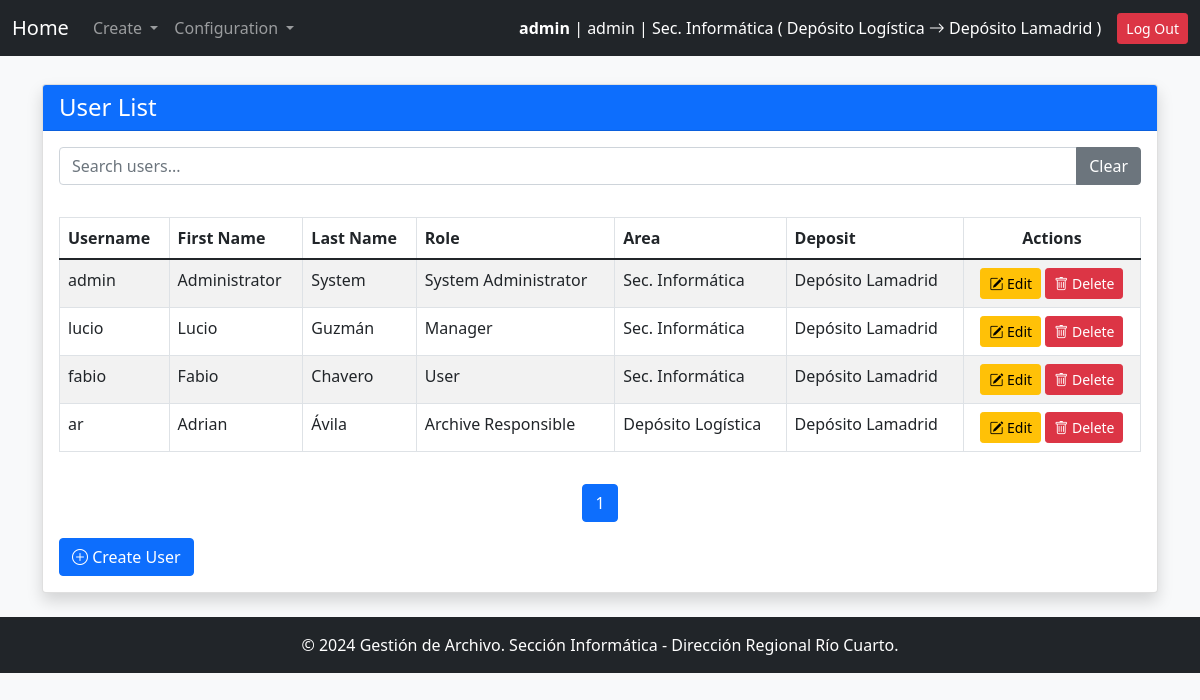
Screenshot of /users/ (signed in) with the database file from the repository.
### gestion_archivo_app/models.py (models this page shows)
class User(AbstractUser):
    ROLE_CHOICES = [
        ('user', 'User'),
        ('manager', 'Manager'),
        ('archive_responsible', 'Archive Responsible'),
        ('admin', 'System Administrator')
    ]
    role = models.CharField(max_length=32, choices=ROLE_CHOICES)
    area = models.ForeignKey('Area', on_delete=models.PROTECT, verbose_name="User Area")
    deposit = models.ForeignKey(
        'Area',
        on_delete=models.PROTECT,
        default=get_default_archive,
        verbose_name="Archive",
        related_name='deposits'
    )
    objects = UserManager()
    USERNAME_FIELD = 'username'
    REQUIRED_FIELDS = ['first_name', 'last_name', 'role']

class Area(models.Model):
    code = models.CharField(max_length=30, unique=True, verbose_name="Area Code")
    name = models.CharField(max_length=100, unique=True, verbose_name="Area Name")
    description = models.TextField(blank=True, null=True, verbose_name="Description")
    is_deposit = models.BooleanField(default=False, verbose_name="Is Deposit")
    def __str__(self):
        return self.name

### gestion_archivo_app/views.py (the view)
# urls.py: path("users/", user_list, name="user_list"),
@login_required
@user_passes_test_with_message(is_admin, "Only the admin can access this page.")
def user_list(request):
    users = User.objects.all()
    return render(request, "user_list.html", {"users": users})

### gestion_archivo_app/context_processors.py (called while the page is built)
def system_config(request):
    try:
        pagination_limit = int(SystemConfigKeyValues.objects.get(key="pagination_limit").value)
    except SystemConfigKeyValues.DoesNotExist:
        pagination_limit = 10  # Valor por defecto
    try:
        default_archive_code = SystemConfigKeyValues.objects.get(key="default_archive_code").value
    except SystemConfigKeyValues.DoesNotExist:
        default_archive_code = "AADE_ARCHIVE"  # Valor por defecto
    try:
        config_name_org = SystemConfigKeyValues.objects.get(key="config_name_org").value
    except SystemConfigKeyValues.DoesNotExist:
        config_name_org = "Define config_name_org"  # Valor por defecto
    return {
        "pagination_limit": pagination_limit,
        "default_archive_code": default_archive_code,
        "config_name_org": config_name_org
    }

def archive_responsible_area(request):
    if request.user.is_authenticated and hasattr(request.user, 'deposit'):
        try:
            archive_responsible = User.objects.filter(
                role='archive_responsible',
                deposit=request.user.deposit
            ).first()
            return {'archive_responsible_area': archive_responsible.area if archive_responsible else None}
        except Exception as e:
            print(f"Error in archive_responsible_area context processor: {e}")
    return {'archive_responsible_area': None}

### gestion_archivo_app/views.py (called while the page is built)
def user_passes_test_with_message(test_func, message="You do not have permission to access this page."):
    def decorator(view_func):
        @wraps(view_func)
        def _wrapped_view(request, *args, **kwargs):
            if test_func(request.user):
                return view_func(request, *args, **kwargs)
            messages.error(request, message)
            return redirect(request.META.get('HTTP_REFERER', '/'))
        return _wrapped_view
    return decorator

def is_admin(user):
    return user.role == 'admin'

### gestion_archivo_app/templates/user_list.html (shortened to what this page needs)
{% extends 'base.html' %}
{% block content %}
<div class="container mt-4">
    <div class="card shadow">
        <div class="card-header bg-primary text-white">
            <h4 class="mb-0">User List</h4>
        </div>
        <div class="card-body">
            <div class="mb-3">
                <div class="input-group">
                    <input type="text" id="searchInputId" class="form-control" placeholder="Search users...">
                    <button type="button" class="btn btn-secondary" onclick="clearSearch()">Clear</button>
                </div>
            </div>
            <div class="table-responsive">
                <table class="table table-bordered table-striped mt-3" id="tableId">
                    <thead >
                        <tr>
                            <th onclick="sortTable(0)">Username </th>
                            <th onclick="sortTable(1)">First Name </th>
                            <th onclick="sortTable(2)">Last Name </th>
                            <th onclick="sortTable(3)">Role </th>
                            <th onclick="sortTable(4)">Area </th>
                            <th onclick="sortTable(5)">Deposit </th>
                            <th class="text-center">Actions</th>
                        </tr>
                    </thead>
                    <tbody id="tableBodyId">
                        {% for user_aux in users %}
                            <tr>
                                <td>{{ user_aux.username }}</td>
                                <td>{{ user_aux.first_name }}</td>
                                <td>{{ user_aux.last_name }}</td>
                                <td>{{ user_aux.get_role_display }}</td>
                                <td>{{ user_aux.area.name }}</td>
                                <td>{{ user_aux.deposit.name }}</td>
                                <td class="text-center">
                                    <a href="{% url 'user_update' user_aux.id %}" class="btn btn-sm btn-warning">
                                        <i class="bi bi-pencil-square"></i> Edit
                                    </a>
                                    <a href="{% url 'user_delete' user_aux.id %}" class="btn btn-sm btn-danger">
                                        <i class="bi bi-trash"></i> Delete
                                    </a>
                                </td>
                            </tr>
                        {% empty %}
                            <tr>
                                <td colspan="7" class="text-center text-muted">No users available.</td>
                            </tr>
                        {% endfor %}
                    </tbody>
                </table>
            </div>
            <nav class="mt-3">
                <ul class="pagination justify-content-center" id="tableBodyIdPagination">
                </ul>
            </nav>
            <div class="mt-3">
                <a href="{% url 'user_create' %}" class="btn btn-primary">
                    <i class="bi bi-plus-circle"></i> Create User
                </a>
            </div>
        </div>
    </div>
</div>
{% load static %}
{% endblock %}

### gestion_archivo_app/templates/base.html (shortened to what this page needs)
<!DOCTYPE html>
<html lang="en">
<head>
    {% load static %}
    <link href="https://cdn.jsdelivr.net/npm/bootstrap-icons/font/bootstrap-icons.css" rel="stylesheet">
<link rel="stylesheet" href="https://cdn.jsdelivr.net/npm/bootstrap@5.1.3/dist/css/bootstrap.min.css" />
<link rel="stylesheet" href="https://cdn.jsdelivr.net/npm/select2@4.1.0-rc.0/dist/css/select2.min.css" />
<link rel="stylesheet" href="https://cdn.jsdelivr.net/npm/select2-bootstrap-5-theme@1.3.0/dist/select2-bootstrap-5-theme.min.css" />
<link rel="stylesheet" href="https://cdn.jsdelivr.net/npm/select2-bootstrap-5-theme@1.3.0/dist/select2-bootstrap-5-theme.rtl.min.css" />
</head>
<body class="bg-light" a>
    <nav class="navbar navbar-expand-lg navbar-dark bg-dark">
        <div class="container-fluid">
            <a class="navbar-brand" href="{% url 'main' %}">Home</a>
            <div class="collapse navbar-collapse" id="navbarNav">
                <ul class="navbar-nav me-auto">
                    <li class="nav-item dropdown">
                        <a class="nav-link dropdown-toggle" href="#" id="createDropdown" role="button" data-bs-toggle="dropdown" aria-expanded="false">
                            Create
                        </a>
                    </li>
                {% if user.is_authenticated and user.role == 'admin' %}
                    <li class="nav-item dropdown">
                    <a class="nav-link dropdown-toggle" href="#" id="createDropdown" role="button" data-bs-toggle="dropdown" aria-expanded="false">
                       Configuration
                    </a>
                    </li>
                 {% endif %}
                </ul>
            </div>
                <div class="d-flex align-items-center">
                    {% if user.is_authenticated %}
                        <span class="text-white me-3">
                            <strong>{{ user.username }}</strong> | {{ user.role }} | {{ user.area.name }} ( {{ archive_responsible_area }} <i class="bi bi-arrow-right"></i> {{ user.deposit.name }} )
                        </span>
                        <a href="{% url 'logout' %}" class="btn btn-danger btn-sm">Log Out</a>
                    {% else %}
                        <a href="{% url 'login' %}" class="btn btn-success btn-sm">Log In</a>
                    {% endif %}
                </div>
            </div>
    </nav>
    <div class="container-fluid py-4" style='margin-top:-20px' >
        {% block content %}{% endblock %}
    </div>
    <footer class="bg-dark text-white text-center py-3 mt-auto">
        <p class="mb-0">&copy; 2024 Gestión de Archivo. Sección Informática - Dirección Regional Río Cuarto.</p>
    </footer>
</body>
</html>

### gestion_archivo_app/templates/base.html (style rules this page uses)
html { scroll-behavior:auto; }

### rows the page displays
User: username "admin", role "admin", area.name "Sec. Informática", deposit.name "Depósito Lamadrid", first_name "Administrator", last_name "System", role "System Administrator"
Area: name "Depósito Logística"
User: username "lucio", first_name "Lucio", last_name "Guzmán", role "Manager", area.name "Sec. Informática", deposit.name "Depósito Lamadrid"
User: username "fabio", first_name "Fabio", last_name "Chavero", role "User", area.name "Sec. Informática", deposit.name "Depósito Lamadrid"
User: username "ar", first_name "Adrian", last_name "Ávila", role "Archive Responsible", area.name "Depósito Logística", deposit.name "Depósito Lamadrid"
